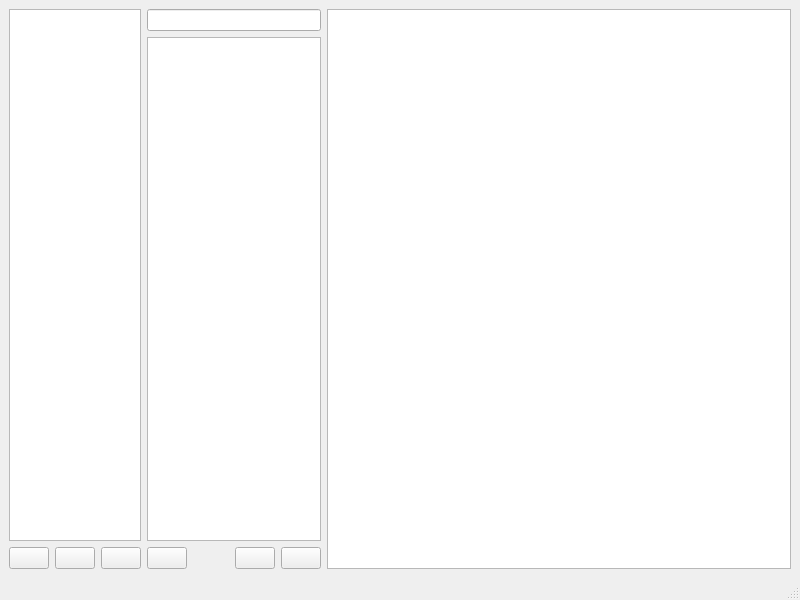
<?xml version="1.0" encoding="UTF-8"?>
<ui version="4.0">
 <class>MainWindow</class>
 <widget class="QMainWindow" name="MainWindow">
  <property name="geometry">
   <rect>
    <x>0</x>
    <y>0</y>
    <width>800</width>
    <height>600</height>
   </rect>
  </property>
  <property name="windowTitle">
   <string>Jasmine</string>
  </property>
  <widget class="QWidget" name="centralwidget">
   <layout class="QHBoxLayout" name="horizontalLayout" stretch="2,3,8">
    <item>
     <layout class="QVBoxLayout" name="verticalLayout_2">
      <item>
       <widget class="QListView" name="folderList"/>
      </item>
      <item>
       <layout class="QHBoxLayout" name="horizontalLayout_3" stretch="1,6,1,1">
        <item>
         <widget class="QPushButton" name="hideFoldersButton">
          <property name="toolTip">
           <string>Hide Folders List</string>
          </property>
          <property name="text">
           <string/>
          </property>
         </widget>
        </item>
        <item>
         <spacer name="horizontalSpacer1">
          <property name="orientation">
           <enum>Qt::Horizontal</enum>
          </property>
          <property name="sizeHint" stdset="0">
           <size>
            <width>80</width>
            <height>20</height>
           </size>
          </property>
         </spacer>
        </item>
        <item>
         <widget class="QPushButton" name="deleteFolderButton">
          <property name="toolTip">
           <string>Delete Folder</string>
          </property>
          <property name="text">
           <string/>
          </property>
         </widget>
        </item>
        <item>
         <widget class="QPushButton" name="addFolderButton">
          <property name="toolTip">
           <string>Add Folder</string>
          </property>
          <property name="text">
           <string/>
          </property>
         </widget>
        </item>
       </layout>
      </item>
     </layout>
    </item>
    <item>
     <layout class="QVBoxLayout" name="verticalLayout">
      <item>
       <widget class="QLineEdit" name="lineEdit"/>
      </item>
      <item>
       <widget class="QListView" name="notesList"/>
      </item>
      <item>
       <layout class="QHBoxLayout" name="horizontalLayout_2" stretch="1,6,1,1">
        <item>
         <widget class="QPushButton" name="showFoldersButton">
          <property name="toolTip">
           <string>Show Folders List</string>
          </property>
          <property name="text">
           <string/>
          </property>
         </widget>
        </item>
        <item>
         <spacer name="horizontalSpacer">
          <property name="orientation">
           <enum>Qt::Horizontal</enum>
          </property>
          <property name="sizeHint" stdset="0">
           <size>
            <width>80</width>
            <height>20</height>
           </size>
          </property>
         </spacer>
        </item>
        <item>
         <widget class="QPushButton" name="deleteNoteButton">
          <property name="toolTip">
           <string>Delete Note</string>
          </property>
          <property name="text">
           <string/>
          </property>
         </widget>
        </item>
        <item>
         <widget class="QPushButton" name="addNoteButton">
          <property name="toolTip">
           <string>Add Note</string>
          </property>
          <property name="text">
           <string/>
          </property>
         </widget>
        </item>
       </layout>
      </item>
     </layout>
    </item>
    <item>
     <widget class="RTextEdit" name="textEdit"/>
    </item>
   </layout>
  </widget>
  <widget class="QMenuBar" name="menubar">
   <property name="geometry">
    <rect>
     <x>0</x>
     <y>0</y>
     <width>800</width>
     <height>23</height>
    </rect>
   </property>
  </widget>
  <widget class="QStatusBar" name="statusbar"/>
 </widget>
 <customwidgets>
  <customwidget>
   <class>RTextEdit</class>
   <extends>QTextEdit</extends>
   <header>rtextedit.h</header>
  </customwidget>
 </customwidgets>
 <tabstops>
  <tabstop>folderList</tabstop>
  <tabstop>hideFoldersButton</tabstop>
  <tabstop>deleteFolderButton</tabstop>
  <tabstop>addFolderButton</tabstop>
  <tabstop>notesList</tabstop>
  <tabstop>lineEdit</tabstop>
  <tabstop>showFoldersButton</tabstop>
  <tabstop>deleteNoteButton</tabstop>
  <tabstop>addNoteButton</tabstop>
  <tabstop>textEdit</tabstop>
 </tabstops>
 <resources/>
 <connections/>
</ui>
